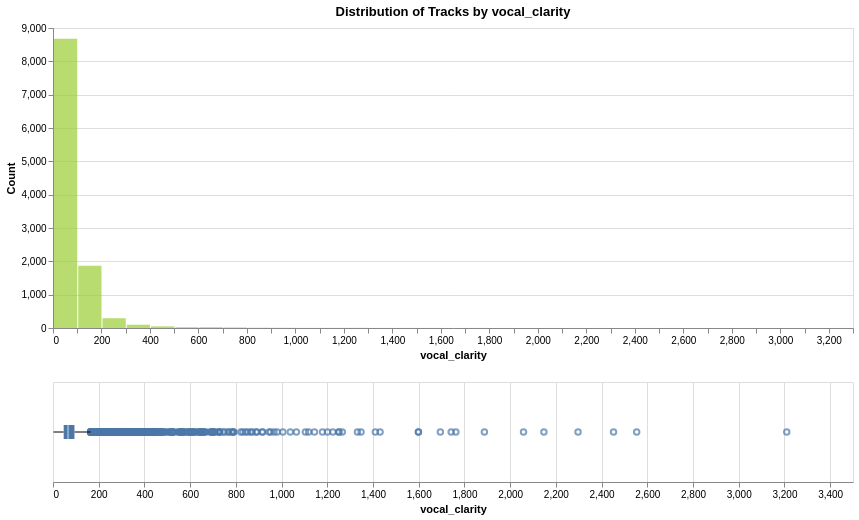

This figure's notebook cell:
### Markdown cell above
### vocal_clarity

An estimation of how "clear" or "bright" the vocal mix is, using rolloff relative to loudness. Modern productions often have very high rolloff (crisp vocals) and high loudness. Lo-fi or "lower" productions might have lower rolloff despite high loudness.

### Code cell
df['vocal_clarity'] = df['rolloff'] / df['loudness'].abs().clip(lower=1)

analyze_distribution(df, 'vocal_clarity', 'vocal_clarity', 'yellowgreen')

### Figure 1 — Vega specification as saved in the notebook (floating-point values rounded to 4 significant figures; data arrays with more than 128 entries replaced by an {"elided": "..."} marker saying what was removed)
{"$schema": "https://vega.github.io/schema/vega/v5.json", "data": [{"name": "source_0"}, {"name": "data_0", "values": [{"__count": 1865, "bin_maxbins_10_vocal_clarity": 0.0, "bin_maxbins_10_vocal_clarity_end": 500.0, "bin_maxbins_40_vocal_clarity": 100.0, "bin_maxbins_40_vocal_clarity_end": 200.0}, {"__count": 8680, "bin_maxbins_10_vocal_clarity": 0.0, "bin_maxbins_10_vocal_clarity_end": 500.0, "bin_maxbins_40_vocal_clarity": 0.0, "bin_maxbins_40_vocal_clarity_end": 100.0}, {"__count": 99, "bin_maxbins_10_vocal_clarity": 0.0, "bin_maxbins_10_vocal_clarity_end": 500.0, "bin_maxbins_40_vocal_clarity": 300.0, "bin_maxbins_40_vocal_clarity_end": 400.0}, {"__count": 293, "bin_maxbins_10_vocal_clarity": 0.0, "bin_maxbins_10_vocal_clarity_end": 500.0, "bin_maxbins_40_vocal_clarity": 200.0, "bin_maxbins_40_vocal_clarity_end": 300.0}, {"__count": 6, "bin_maxbins_10_vocal_clarity": 500.0, "bin_maxbins_10_vocal_clarity_end": 1000.0, "bin_maxbins_40_vocal_clarity": 900.0, "bin_maxbins_40_vocal_clarity_end": 1000.0}, {"__count": 24, "bin_maxbins_10_vocal_clarity": 500.0, "bin_maxbins_10_vocal_clarity_end": 1000.0, "bin_maxbins_40_vocal_clarity": 500.0, "bin_maxbins_40_vocal_clarity_end": 600.0}, {"__count": 24, "bin_maxbins_10_vocal_clarity": 500.0, "bin_maxbins_10_vocal_clarity_end": 1000.0, "bin_maxbins_40_vocal_clarity": 600.0, "bin_maxbins_40_vocal_clarity_end": 700.0}, {"__count": 49, "bin_maxbins_10_vocal_clarity": 0.0, "bin_maxbins_10_vocal_clarity_end": 500.0, "bin_maxbins_40_vocal_clarity": 400.0, "bin_maxbins_40_vocal_clarity_end": 500.0}, {"__count": 8, "bin_maxbins_10_vocal_clarity": 500.0, "bin_maxbins_10_vocal_clarity_end": 1000.0, "bin_maxbins_40_vocal_clarity": 800.0, "bin_maxbins_40_vocal_clarity_end": 900.0}, {"__count": 1, "bin_maxbins_10_vocal_clarity": 3000.0, "bin_maxbins_10_vocal_clarity_end": 3500.0, "bin_maxbins_40_vocal_clarity": 3200.0, "bin_maxbins_40_vocal_clarity_end": 3300.0}, {"__count": 3, "bin_maxbins_10_vocal_clarity": 1000.0, "bin_maxbins_10_vocal_clarity_end": 1500.0, "bin_maxbins_40_vocal_clarity": 1000.0, "bin_maxbins_40_vocal_clarity_end": 1100.0}, {"__count": 16, "bin_maxbins_10_vocal_clarity": 500.0, "bin_maxbins_10_vocal_clarity_end": 1000.0, "bin_maxbins_40_vocal_clarity": 700.0, "bin_maxbins_40_vocal_clarity_end": 800.0}, {"__count": 2, "bin_maxbins_10_vocal_clarity": 1000.0, "bin_maxbins_10_vocal_clarity_end": 1500.0, "bin_maxbins_40_vocal_clarity": 1300.0, "bin_maxbins_40_vocal_clarity_end": 1400.0}, {"__count": 4, "bin_maxbins_10_vocal_clarity": 1000.0, "bin_maxbins_10_vocal_clarity_end": 1500.0, "bin_maxbins_40_vocal_clarity": 1100.0, "bin_maxbins_40_vocal_clarity_end": 1200.0}, {"__count": 5, "bin_maxbins_10_vocal_clarity": 1000.0, "bin_maxbins_10_vocal_clarity_end": 1500.0, "bin_maxbins_40_vocal_clarity": 1200.0, "bin_maxbins_40_vocal_clarity_end": 1300.0}, {"__count": 1, "bin_maxbins_10_vocal_clarity": 2500.0, "bin_maxbins_10_vocal_clarity_end": 3000.0, "bin_maxbins_40_vocal_clarity": 2500.0, "bin_maxbins_40_vocal_clarity_end": 2600.0}, {"__count": 2, "bin_maxbins_10_vocal_clarity": 1500.0, "bin_maxbins_10_vocal_clarity_end": 2000.0, "bin_maxbins_40_vocal_clarity": 1700.0, "bin_maxbins_40_vocal_clarity_end": 1800.0}, {"__count": 2, "bin_maxbins_10_vocal_clarity": 1000.0, "bin_maxbins_10_vocal_clarity_end": 1500.0, "bin_maxbins_40_vocal_clarity": 1400.0, "bin_maxbins_40_vocal_clarity_end": 1500.0}, {"__count": 1, "bin_maxbins_10_vocal_clarity": 1500.0, "bin_maxbins_10_vocal_clarity_end": 2000.0, "bin_maxbins_40_vocal_clarity": 1600.0, "bin_maxbins_40_vocal_clarity_end": 1700.0}, {"__count": 2, "bin_maxbins_10_vocal_clarity": 1500.0, "bin_maxbins_10_vocal_clarity_end": 2000.0, "bin_maxbins_40_vocal_clarity": 1500.0, "bin_maxbins_40_vocal_clarity_end": 1600.0}, {"__count": 1, "bin_maxbins_10_vocal_clarity": 1500.0, "bin_maxbins_10_vocal_clarity_end": 2000.0, "bin_maxbins_40_vocal_clarity": 1800.0, "bin_maxbins_40_vocal_clarity_end": 1900.0}, {"__count": 1, "bin_maxbins_10_vocal_clarity": 2000.0, "bin_maxbins_10_vocal_clarity_end": 2500.0, "bin_maxbins_40_vocal_clarity": 2000.0, "bin_maxbins_40_vocal_clarity_end": 2100.0}, {"__count": 1, "bin_maxbins_10_vocal_clarity": 2000.0, "bin_maxbins_10_vocal_clarity_end": 2500.0, "bin_maxbins_40_vocal_clarity": 2100.0, "bin_maxbins_40_vocal_clarity_end": 2200.0}, {"__count": 1, "bin_maxbins_10_vocal_clarity": 2000.0, "bin_maxbins_10_vocal_clarity_end": 2500.0, "bin_maxbins_40_vocal_clarity": 2200.0, "bin_maxbins_40_vocal_clarity_end": 2300.0}, {"__count": 1, "bin_maxbins_10_vocal_clarity": 2000.0, "bin_maxbins_10_vocal_clarity_end": 2500.0, "bin_maxbins_40_vocal_clarity": 2400.0, "bin_maxbins_40_vocal_clarity_end": 2500.0}]}, {"name": "data_1"}, {"name": "data_2", "values": {"elided": "795 records"}}, {"name": "data_3"}, {"name": "data_4", "values": [{"lower_box_vocal_clarity": 46.75, "lower_whisker_vocal_clarity": 2.15, "max_vocal_clarity": 164.3}]}, {"name": "data_5", "values": [{"max_vocal_clarity": 164.3, "upper_box_vocal_clarity": 93.85, "upper_whisker_vocal_clarity": 164.3}]}, {"name": "data_6"}, {"name": "data_7", "values": [{"lower_box_vocal_clarity": 46.75, "max_vocal_clarity": 3210.0, "upper_box_vocal_clarity": 93.85}]}, {"name": "data_8", "values": [{"lower_box_vocal_clarity": 46.75, "max_vocal_clarity": 3210.0, "mid_box_vocal_clarity": 65.8, "upper_box_vocal_clarity": 93.85}]}, {"name": "data_0_concat_0_y_domain___count", "values": [{"min": 1, "max": 8680}]}], "signals": [{"name": "concat_0_bin_maxbins_40_vocal_clarity_bins", "value": {"fields": ["vocal_clarity"], "fname": "bin_vocal_clarity", "start": 0.0, "step": 100.0, "stop": 3300.0}}, {"name": "concat_0_height", "value": 300}, {"name": "concat_1_height", "value": 100}], "marks": [{"type": "group", "name": "concat_0_group", "encode": {"update": {"width": {"signal": "width"}, "height": {"signal": "concat_0_height"}}}, "marks": [{"type": "rect", "name": "concat_0_marks", "from": {"data": "data_0"}, "encode": {"update": {"x2": {"field": "bin_maxbins_40_vocal_clarity", "scale": "concat_0_x", "offset": {"signal": "0.5 + (abs(scale(\"concat_0_x\", datum[\"bin_maxbins_40_vocal_clarity_end\"]) - scale(\"concat_0_x\", datum[\"bin_maxbins_40_vocal_clarity\"])) < 0.25 ? -0.5 * (0.25 - (abs(scale(\"concat_0_x\", datum[\"bin_maxbins_40_vocal_clarity_end\"]) - scale(\"concat_0_x\", datum[\"bin_maxbins_40_vocal_clarity\"])))) : 0.5)"}}, "y2": {"value": 0, "scale": "concat_0_y"}, "fill": {"value": "yellowgreen"}, "tooltip": {"signal": "{\"vocal_clarity (binned)\": !isValid(datum[\"bin_maxbins_10_vocal_clarity\"]) || !isFinite(+datum[\"bin_maxbins_10_vocal_clarity\"]) ? \"null\" : format(datum[\"bin_maxbins_10_vocal_clarity\"], \"\") + \" – \" + format(datum[\"bin_maxbins_10_vocal_clarity_end\"], \"\"), \"Count of Records\": format(datum[\"__count\"], \"\")}"}, "x": {"field": "bin_maxbins_40_vocal_clarity_end", "scale": "concat_0_x", "offset": {"signal": "0.5 + (abs(scale(\"concat_0_x\", datum[\"bin_maxbins_40_vocal_clarity_end\"]) - scale(\"concat_0_x\", datum[\"bin_maxbins_40_vocal_clarity\"])) < 0.25 ? 0.5 * (0.25 - (abs(scale(\"concat_0_x\", datum[\"bin_maxbins_40_vocal_clarity_end\"]) - scale(\"concat_0_x\", datum[\"bin_maxbins_40_vocal_clarity\"])))) : -0.5)"}}, "opacity": {"value": 0.7}, "y": {"field": "__count", "scale": "concat_0_y"}}}, "style": ["bar"]}], "axes": [{"scale": "concat_0_y", "orient": "left", "ticks": false, "gridScale": "concat_0_x", "maxExtent": 0, "grid": true, "tickCount": {"signal": "ceil(concat_0_height/40)"}, "domain": false, "aria": false, "minExtent": 0, "zindex": 0, "labels": false}, {"scale": "concat_0_x", "grid": false, "zindex": 0, "labelFlush": true, "labelOverlap": true, "orient": "bottom", "title": "vocal_clarity", "tickCount": {"signal": "ceil(width/10)"}}, {"scale": "concat_0_y", "grid": false, "tickCount": {"signal": "ceil(concat_0_height/40)"}, "orient": "left", "title": "Count", "labelOverlap": true, "zindex": 0}], "title": {"text": "Distribution of Tracks by vocal_clarity", "frame": "group"}, "style": "cell"}, {"type": "group", "name": "concat_1_group", "encode": {"update": {"height": {"signal": "concat_1_height"}, "width": {"signal": "width"}}}, "signals": [{"name": "height", "update": "concat_1_height"}], "marks": [{"type": "symbol", "name": "concat_1_layer_0_layer_0_marks", "from": {"data": "data_2"}, "encode": {"update": {"y": {"signal": "concat_1_height", "mult": 0.5}, "fill": {"value": "transparent"}, "x": {"field": "vocal_clarity", "scale": "concat_1_x"}, "stroke": {"value": "#4c78a8"}, "opacity": {"value": 0.7}}}, "style": ["point", "boxplot-outliers"]}, {"type": "rule", "name": "concat_1_layer_0_layer_1_layer_0_marks", "from": {"data": "data_4"}, "encode": {"update": {"x": {"field": "lower_whisker_vocal_clarity", "scale": "concat_1_x"}, "stroke": {"value": "black"}, "tooltip": {"signal": "format(datum[\"max_vocal_clarity\"], \"\")"}, "x2": {"field": "lower_box_vocal_clarity", "scale": "concat_1_x"}, "y": {"signal": "concat_1_height", "mult": 0.5}}}, "style": ["rule", "boxplot-rule"], "aria": false}, {"type": "rule", "name": "concat_1_layer_0_layer_1_layer_1_marks", "from": {"data": "data_5"}, "encode": {"update": {"stroke": {"value": "black"}, "tooltip": {"signal": "format(datum[\"max_vocal_clarity\"], \"\")"}, "x2": {"field": "upper_whisker_vocal_clarity", "scale": "concat_1_x"}, "x": {"field": "upper_box_vocal_clarity", "scale": "concat_1_x"}, "y": {"signal": "concat_1_height", "mult": 0.5}}}, "aria": false, "style": ["rule", "boxplot-rule"]}, {"type": "rect", "name": "concat_1_layer_1_layer_0_marks", "from": {"data": "data_7"}, "encode": {"update": {"x2": {"field": "upper_box_vocal_clarity", "scale": "concat_1_x"}, "height": {"value": 14}, "fill": {"value": "#4c78a8"}, "yc": {"signal": "concat_1_height", "mult": 0.5}, "x": {"field": "lower_box_vocal_clarity", "scale": "concat_1_x"}, "tooltip": {"signal": "format(datum[\"max_vocal_clarity\"], \"\")"}}}, "style": ["bar", "boxplot-box"]}, {"type": "rect", "name": "concat_1_layer_1_layer_1_marks", "from": {"data": "data_8"}, "encode": {"update": {"fill": [{"value": "#4c78a8", "test": "datum['lower_box_vocal_clarity'] >= datum['upper_box_vocal_clarity']"}, {"value": "white"}], "yc": {"signal": "concat_1_height", "mult": 0.5}, "height": {"value": 14}, "width": {"value": 1}, "opacity": {"value": 0.7}, "xc": {"field": "mid_box_vocal_clarity", "scale": "concat_1_x"}, "tooltip": {"signal": "format(datum[\"max_vocal_clarity\"], \"\")"}}}, "style": ["tick", "boxplot-median"], "aria": false}], "axes": [{"scale": "concat_1_x", "domain": false, "labels": false, "grid": true, "tickCount": {"signal": "ceil(width/40)"}, "ticks": false, "aria": false, "zindex": 0, "minExtent": 0, "orient": "bottom", "maxExtent": 0}, {"scale": "concat_1_x", "title": "vocal_clarity", "orient": "bottom", "grid": false, "tickCount": {"signal": "ceil(width/40)"}, "zindex": 0, "labelFlush": true, "labelOverlap": true}], "style": "cell"}], "scales": [{"name": "concat_0_x", "type": "linear", "domain": {"signal": "[concat_0_bin_maxbins_40_vocal_clarity_bins.start, concat_0_bin_maxbins_40_vocal_clarity_bins.stop]"}, "range": [0, {"signal": "width"}], "bins": {"signal": "concat_0_bin_maxbins_40_vocal_clarity_bins"}, "zero": false}, {"name": "concat_0_y", "type": "linear", "domain": [{"signal": "(data(\"data_0_concat_0_y_domain___count\")[0] || {}).min"}, {"signal": "(data(\"data_0_concat_0_y_domain___count\")[0] || {}).max"}], "range": [{"signal": "concat_0_height"}, 0], "zero": true, "nice": true}, {"name": "concat_1_x", "type": "linear", "domain": {"fields": [{"data": "data_2", "field": "vocal_clarity"}, {"data": "data_4", "field": "lower_whisker_vocal_clarity"}, {"data": "data_4", "field": "lower_box_vocal_clarity"}, {"data": "data_5", "field": "upper_box_vocal_clarity"}, {"data": "data_5", "field": "upper_whisker_vocal_clarity"}, {"data": "data_7", "field": "lower_box_vocal_clarity"}, {"data": "data_7", "field": "upper_box_vocal_clarity"}, {"data": "data_8", "field": "mid_box_vocal_clarity"}]}, "range": [0, {"signal": "width"}], "zero": true, "nice": true}], "width": 800, "background": "white", "padding": 5, "layout": {"padding": 20, "columns": 1, "bounds": "full", "align": "each"}}
